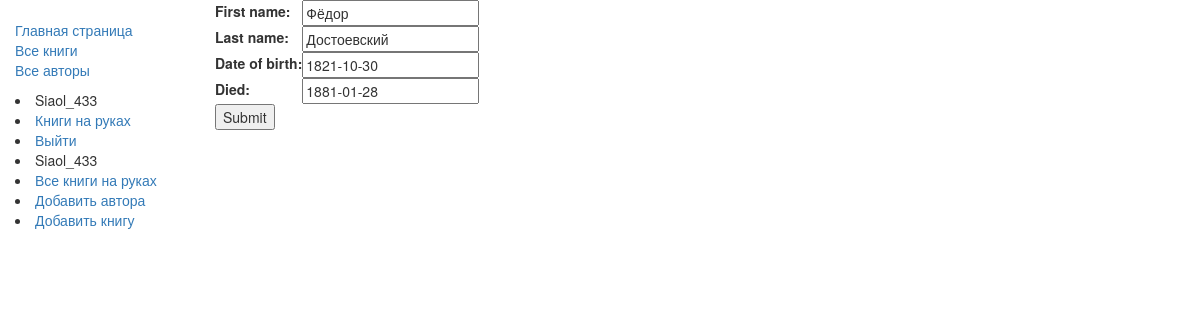
The app's page /catalog/author/1/update/ (signed in), older data.
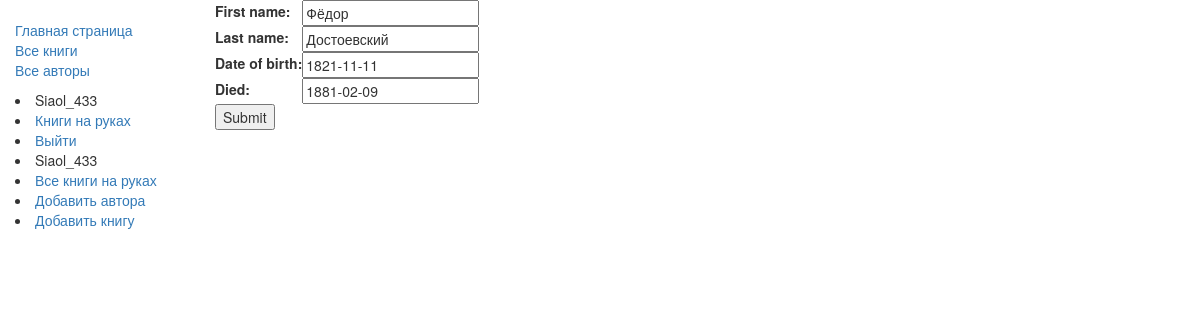
The same page, newer data.
### catalog/models.py (models this page shows, shortened)
class Author(models.Model):
    first_name = models.CharField(max_length=100)
    last_name = models.CharField(max_length=100)
    date_of_birth = models.DateField(null=True, blank=True)
    date_of_death = models.DateField('Died', null=True, blank=True)

### catalog/views.py (the view)
# urls.py: re_path(r'^author/(?P<pk>\d+)/update/$', views.AuthorUpdate.as_view(), name='author_update'),
class AuthorUpdate(UpdateView):
    model = Author
    fields = ['first_name','last_name','date_of_birth','date_of_death']

### catalog/templates/catalog/author_form.html (shortened to what this page needs)
{% extends "base_generic.html" %}
{% block content %}
  <form action="" method="post">
      <table>
      {{ form.as_table }}
      </table>
      <input type="submit" value="Submit" />
  </form>
{% endblock %}

Row changes from the older to the newer data that the page shows:
changed Author "Фёдор": date_of_birth "1821-10-30" → "1821-11-11"; date_of_death "1881-01-28" → "1881-02-09"
